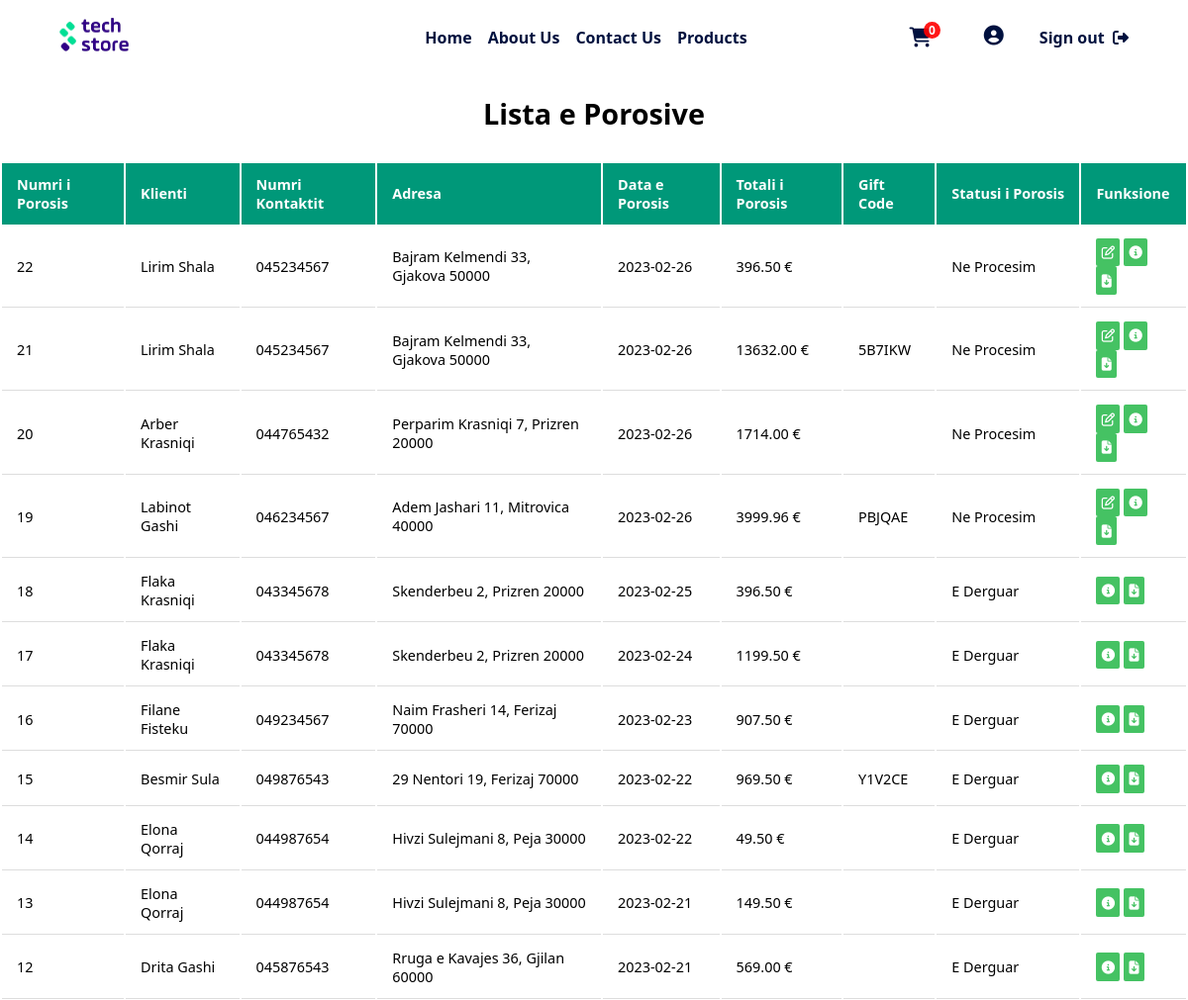
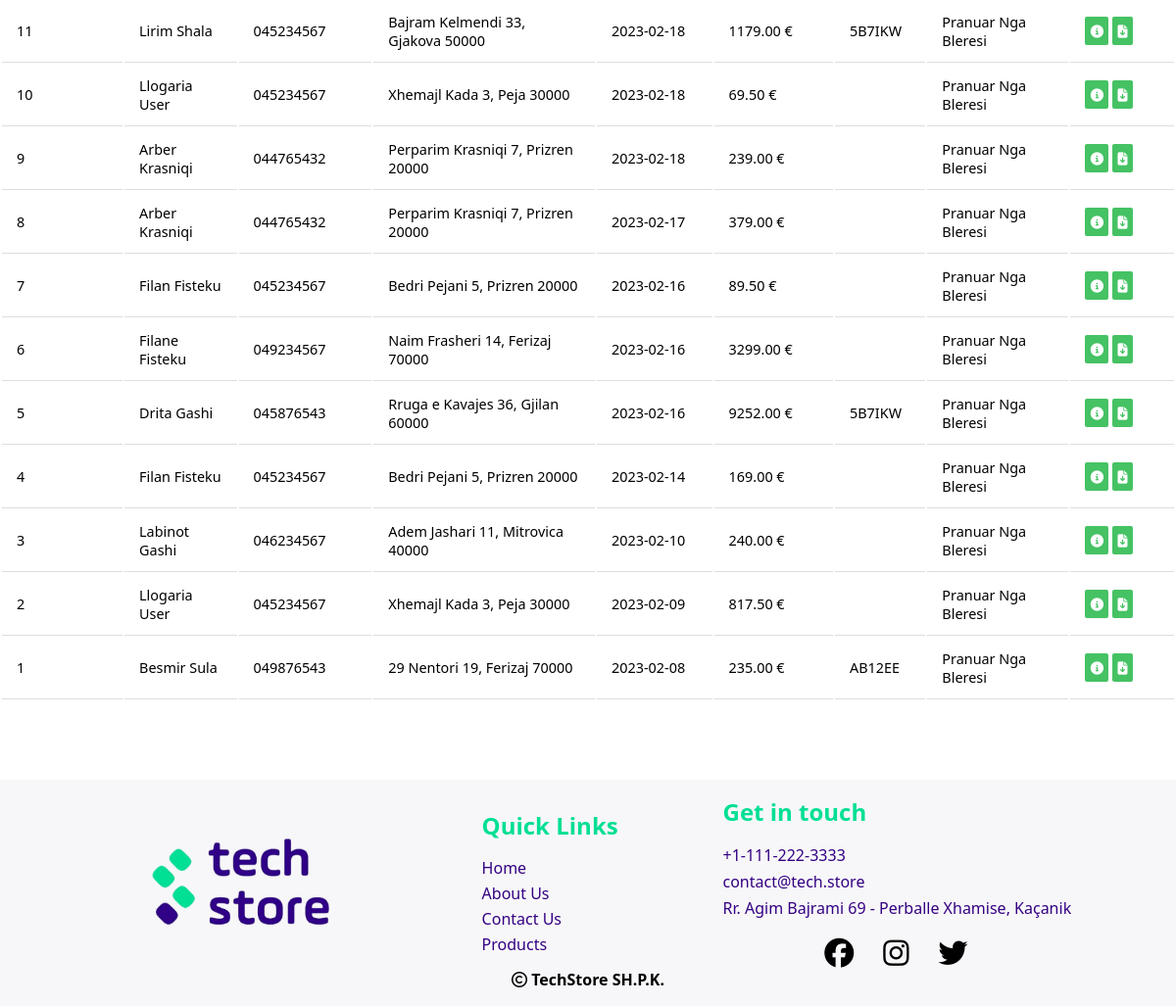
/php/admin/porositNgaKlientet.php (signed in), run on the app's committed database (2 pictures, top to bottom).
### tables this page shows
CREATE TABLE IF NOT EXISTS `porosit` (
  `nrPorosis` int(11) NOT NULL AUTO_INCREMENT,
  `idKlienti` int(11) DEFAULT NULL,
  `dataPorosis` date NOT NULL DEFAULT current_timestamp(),
  `TotaliPorosis` decimal(14,2) NOT NULL,
  `kodiZbritjes` char(6) DEFAULT NULL,
  `statusiPorosis` varchar(30) NOT NULL DEFAULT 'Ne Procesim',
  PRIMARY KEY (`nrPorosis`),
  KEY `FK_KlientiPorosia` (`idKlienti`)
);

CREATE TABLE IF NOT EXISTS `user` (
  `userID` int(11) NOT NULL AUTO_INCREMENT,
  `emri` varchar(20) NOT NULL,
  `mbiemri` varchar(30) DEFAULT NULL,
  `username` varchar(20) NOT NULL,
  `email` varchar(50) DEFAULT NULL,
  `password` varchar(60) NOT NULL,
  `aksesi` int(1) NOT NULL DEFAULT 0,
  PRIMARY KEY (`userID`)
);

CREATE TABLE IF NOT EXISTS `tedhenatuser` (
  `userID` int(11) NOT NULL,
  `nrKontaktit` varchar(30) DEFAULT NULL,
  `qyteti` varchar(30) DEFAULT NULL,
  `zipKodi` varchar(7) DEFAULT NULL,
  `adresa` varchar(50) DEFAULT NULL,
  UNIQUE KEY `userID` (`userID`),
  KEY `FK_UserTeDhenatUser` (`userID`)
);

### php/db/dbcon.php (called while the page is built)
<?php
class dbCon
{
    private $conn = '';
    private $hostiIDB = 'localhost';
    private $emriDB = 'techstoredb';
    private $dbUsername = 'root';
    private $dbPass = '';
    public function connDB()
    {
        try {
            $this->conn = new PDO(
                "mysql:host=$this->hostiIDB;dbname=$this->emriDB", $this->dbUsername, $this->dbPass,
                [PDO::ATTR_DEFAULT_FETCH_MODE => PDO::FETCH_ASSOC]
            );
        } catch (PDOException $pdoe) {
            die("Nuk mund të lidhej me bazën e të dhënave {$this->emriDB} :" . $pdoe->getMessage());
        }
        return $this->conn;
    }
}
?>

### php/CRUD/porosiaCRUD.php (called while the page is built, shortened)
<?php
require_once('../db/dbcon.php');
class porosiaCRUD extends dbCon
{
    private $dbConn;
    public function __construct($porosiaID = '', $produktiID = '', $userID = '', $qmimiProd = '', $sasiaPorositur = '', $qmimiTotal = '', $statusiPorosis = '', $kodiZbritjes = '')
    {
        $this->dbConn = $this->connDB();
    }
            ?>
            <?php
    public function shfaqTeGjithaPorosite()
    {
        try {
            $sql = "SELECT p.nrPorosis, u.emri, u.mbiemri,
                    tu.nrKontaktit, tu.qyteti, tu.zipKodi, tu.adresa, p.dataPorosis, p.TotaliPorosis, p.statusiPorosis, p.kodiZbritjes
                    from porosit p
                    inner join user u on u.userID = p.idKlienti
                    inner join tedhenatuser tu on u.userID = tu.userID
                    ORDER BY nrPorosis DESC;";
            $stm = $this->dbConn->prepare($sql);
            $stm->execute();
            return $stm->fetchAll();
        } catch (Exception $e) {
            return $e->getMessage();
        }
    }
}
?>

### php/admin/porositNgaKlientet.php (the view, shortened to what this page needs)
<?php
require_once('../CRUD/porosiaCRUD.php');
$porosiaCRUD = new porosiaCRUD();
$porosit = $porosiaCRUD->shfaqTeGjithaPorosite();
?>
<!DOCTYPE html>
<html lang="en">
<head>
  <link rel="stylesheet" href="../../css/mesazhetStyle.css" />
  <link rel="stylesheet" href="../../css/adminDashboard.css" />
</head>
<body>
  <?php include '../design/header.php' ?>
  <div class="containerDashboardP">
    <h1>Lista e Porosive</h1>
    <table>
      <tr>
        <th>Numri i Porosis</th>
        <th>Klienti</th>
        <th>Numri Kontaktit</th>
        <th>Adresa</th>
        <th>Data e Porosis</th>
        <th>Totali i Porosis</th>
        <th>Gift Code</th>
        <th>Statusi i Porosis</th>
        <th>Funksione</th>
      </tr>
      <?php
      foreach ($porosit as $porosia) {
        ?>
        <tr>
          <td>
            <?php echo $porosia['nrPorosis'] ?>
          </td>
          <td>
            <?php echo $porosia['emri'] . ' ' . $porosia['mbiemri'] ?>
          </td>
          <td>
            <?php echo $porosia['nrKontaktit'] ?>
          </td>
          <td>
            <?php echo $porosia['adresa'] . ', ' . $porosia['qyteti'] . ' ' . $porosia['zipKodi'] ?>
          </td>
          <td>
            <?php echo $porosia['dataPorosis'] ?>
          </td>
          <td>
            <?php echo $porosia['TotaliPorosis'] ?> €
          </td>
          <td>
            <?php echo $porosia['kodiZbritjes'] ?>
          </td>
          <td>
            <?php echo $porosia['statusiPorosis'] ?>
          </td>
          <td>
            <?php
            if ($porosia['statusiPorosis'] == 'Ne Procesim') {
              ?>
              <button class="edito"><a href="?porosiaID=<?php echo $porosia['nrPorosis'] ?>"><i
                    class="fa-regular">&#xf044;</i></a></button>
              <?php
            }
            ?>
            <button class="edito"><a
                href="../userPages/detajetPorosis.php?porosiaID=<?php echo $porosia['nrPorosis'] ?>"><i
                  class="fa-solid">&#xf05a;</i></a></button>
            <button class="edito"><a href="../funksione/fatura.php?nrPorosis=<?php echo $porosia['nrPorosis'] ?>"
                target="_blank"><i class="fa-solid">&#xf56d;</i></a></button>
          </td>
        </tr>
        <?php
      }
      ?>
    </table>
  </div>
  <?php
  include '../design/footer.php';
  include('../funksione/importimiScriptave.php') ?>
</body>
</html>

### css/adminDashboard.css (style rules this page uses)
.containerDashboardP { display: flex; justify-content: center; align-items: center; margin: 25px 0; font-size: 0.9em; min-width: 400px; flex-direction: column; gap: 2em; flex-wrap: wrap; }
.containerDashboardP tr th { background-color: #009879; color: #ffffff; text-align: left; font-weight: bold; }
.containerDashboardP th, .containerDashboardP td { padding: 12px 15px; }
.containerDashboardP tr td { border-bottom: 1px solid #dddddd; }
.edito { padding: 0.4em; background-color: #45c263; border: none; border-radius: 2px; }
.edito, .edito a { color: white; }

### css/footer.css (style rules this page uses)
.footer-nav li, a { list-style: none; color: #340182; padding-top: 4px; }
.footer-contact li, a { list-style: none; color: #340182; padding-top: 5px; }

### data on the page
porosit: nrPorosis "22", idKlienti.emri "Lirim", idKlienti.mbiemri "Shala", tedhenatuser.nrKontaktit "045234567", tedhenatuser.adresa "Bajram Kelmendi 33", tedhenatuser.qyteti "Gjakova", tedhenatuser.zipKodi "50000", dataPorosis "2023-02-26", TotaliPorosis "396.50", statusiPorosis "Ne Procesim"
porosit: nrPorosis "21", idKlienti.emri "Lirim", idKlienti.mbiemri "Shala", tedhenatuser.nrKontaktit "045234567", tedhenatuser.adresa "Bajram Kelmendi 33", tedhenatuser.qyteti "Gjakova", tedhenatuser.zipKodi "50000", dataPorosis "2023-02-26", TotaliPorosis "13632.00", kodiZbritjes "5B7IKW", statusiPorosis "Ne Procesim"
porosit: nrPorosis "20", idKlienti.emri "Arber", idKlienti.mbiemri "Krasniqi", tedhenatuser.nrKontaktit "044765432", tedhenatuser.adresa "Perparim Krasniqi 7", tedhenatuser.qyteti "Prizren", tedhenatuser.zipKodi "20000", dataPorosis "2023-02-26", TotaliPorosis "1714.00", statusiPorosis "Ne Procesim"
porosit: nrPorosis "19", idKlienti.emri "Labinot", idKlienti.mbiemri "Gashi", tedhenatuser.nrKontaktit "046234567", tedhenatuser.adresa "Adem Jashari 11", tedhenatuser.qyteti "Mitrovica", tedhenatuser.zipKodi "40000", dataPorosis "2023-02-26", TotaliPorosis "3999.96", kodiZbritjes "PBJQAE", statusiPorosis "Ne Procesim"
porosit: nrPorosis "18", idKlienti.emri "Flaka", idKlienti.mbiemri "Krasniqi", tedhenatuser.nrKontaktit "043345678", tedhenatuser.adresa "Skenderbeu 2", tedhenatuser.qyteti "Prizren", tedhenatuser.zipKodi "20000", dataPorosis "2023-02-25", TotaliPorosis "396.50", statusiPorosis "E Derguar"
porosit: nrPorosis "17", idKlienti.emri "Flaka", idKlienti.mbiemri "Krasniqi", tedhenatuser.nrKontaktit "043345678", tedhenatuser.adresa "Skenderbeu 2", tedhenatuser.qyteti "Prizren", tedhenatuser.zipKodi "20000", dataPorosis "2023-02-24", TotaliPorosis "1199.50", statusiPorosis "E Derguar"
porosit: nrPorosis "16", idKlienti.emri "Filane", idKlienti.mbiemri "Fisteku", tedhenatuser.nrKontaktit "049234567", tedhenatuser.adresa "Naim Frasheri 14", tedhenatuser.qyteti "Ferizaj", tedhenatuser.zipKodi "70000", dataPorosis "2023-02-23", TotaliPorosis "907.50", statusiPorosis "E Derguar"
porosit: nrPorosis "15", idKlienti.emri "Besmir", idKlienti.mbiemri "Sula", tedhenatuser.nrKontaktit "049876543", tedhenatuser.adresa "29 Nentori 19", tedhenatuser.qyteti "Ferizaj", tedhenatuser.zipKodi "70000", dataPorosis "2023-02-22", TotaliPorosis "969.50", kodiZbritjes "Y1V2CE", statusiPorosis "E Derguar"
porosit: nrPorosis "14", idKlienti.emri "Elona", idKlienti.mbiemri "Qorraj", tedhenatuser.nrKontaktit "044987654", tedhenatuser.adresa "Hivzi Sulejmani 8", tedhenatuser.qyteti "Peja", tedhenatuser.zipKodi "30000", dataPorosis "2023-02-22", TotaliPorosis "49.50", statusiPorosis "E Derguar"
porosit: nrPorosis "13", idKlienti.emri "Elona", idKlienti.mbiemri "Qorraj", tedhenatuser.nrKontaktit "044987654", tedhenatuser.adresa "Hivzi Sulejmani 8", tedhenatuser.qyteti "Peja", tedhenatuser.zipKodi "30000", dataPorosis "2023-02-21", TotaliPorosis "149.50", statusiPorosis "E Derguar"
porosit: nrPorosis "12", idKlienti.emri "Drita", idKlienti.mbiemri "Gashi", tedhenatuser.nrKontaktit "045876543", tedhenatuser.adresa "Rruga e Kavajes 36", tedhenatuser.qyteti "Gjilan", tedhenatuser.zipKodi "60000", dataPorosis "2023-02-21", TotaliPorosis "569.00", statusiPorosis "E Derguar"
porosit: nrPorosis "11", idKlienti.emri "Lirim", idKlienti.mbiemri "Shala", tedhenatuser.nrKontaktit "045234567", tedhenatuser.adresa "Bajram Kelmendi 33", tedhenatuser.qyteti "Gjakova", tedhenatuser.zipKodi "50000", dataPorosis "2023-02-18", TotaliPorosis "1179.00", kodiZbritjes "5B7IKW", statusiPorosis "Pranuar Nga Bleresi"
porosit: nrPorosis "10", idKlienti.emri "Llogaria", idKlienti.mbiemri "User", tedhenatuser.nrKontaktit "045234567", tedhenatuser.adresa "Xhemajl Kada 3", tedhenatuser.qyteti "Peja", tedhenatuser.zipKodi "30000", dataPorosis "2023-02-18", TotaliPorosis "69.50", statusiPorosis "Pranuar Nga Bleresi"
porosit: nrPorosis "9", idKlienti.emri "Arber", idKlienti.mbiemri "Krasniqi", tedhenatuser.nrKontaktit "044765432", tedhenatuser.adresa "Perparim Krasniqi 7", tedhenatuser.qyteti "Prizren", tedhenatuser.zipKodi "20000", dataPorosis "2023-02-18", TotaliPorosis "239.00", statusiPorosis "Pranuar Nga Bleresi"
porosit: nrPorosis "8", idKlienti.emri "Arber", idKlienti.mbiemri "Krasniqi", tedhenatuser.nrKontaktit "044765432", tedhenatuser.adresa "Perparim Krasniqi 7", tedhenatuser.qyteti "Prizren", tedhenatuser.zipKodi "20000", dataPorosis "2023-02-17", TotaliPorosis "379.00", statusiPorosis "Pranuar Nga Bleresi"
porosit: nrPorosis "7", idKlienti.emri "Filan", idKlienti.mbiemri "Fisteku", tedhenatuser.nrKontaktit "045234567", tedhenatuser.adresa "Bedri Pejani 5", tedhenatuser.qyteti "Prizren", tedhenatuser.zipKodi "20000", dataPorosis "2023-02-16", TotaliPorosis "89.50", statusiPorosis "Pranuar Nga Bleresi"
porosit: nrPorosis "6", idKlienti.emri "Filane", idKlienti.mbiemri "Fisteku", tedhenatuser.nrKontaktit "049234567", tedhenatuser.adresa "Naim Frasheri 14", tedhenatuser.qyteti "Ferizaj", tedhenatuser.zipKodi "70000", dataPorosis "2023-02-16", TotaliPorosis "3299.00", statusiPorosis "Pranuar Nga Bleresi"
porosit: nrPorosis "5", idKlienti.emri "Drita", idKlienti.mbiemri "Gashi", tedhenatuser.nrKontaktit "045876543", tedhenatuser.adresa "Rruga e Kavajes 36", tedhenatuser.qyteti "Gjilan", tedhenatuser.zipKodi "60000", dataPorosis "2023-02-16", TotaliPorosis "9252.00", kodiZbritjes "5B7IKW", statusiPorosis "Pranuar Nga Bleresi"
porosit: nrPorosis "4", idKlienti.emri "Filan", idKlienti.mbiemri "Fisteku", tedhenatuser.nrKontaktit "045234567", tedhenatuser.adresa "Bedri Pejani 5", tedhenatuser.qyteti "Prizren", tedhenatuser.zipKodi "20000", dataPorosis "2023-02-14", TotaliPorosis "169.00", statusiPorosis "Pranuar Nga Bleresi"
porosit: nrPorosis "3", idKlienti.emri "Labinot", idKlienti.mbiemri "Gashi", tedhenatuser.nrKontaktit "046234567", tedhenatuser.adresa "Adem Jashari 11", tedhenatuser.qyteti "Mitrovica", tedhenatuser.zipKodi "40000", dataPorosis "2023-02-10", TotaliPorosis "240.00", statusiPorosis "Pranuar Nga Bleresi"
porosit: nrPorosis "2", idKlienti.emri "Llogaria", idKlienti.mbiemri "User", tedhenatuser.nrKontaktit "045234567", tedhenatuser.adresa "Xhemajl Kada 3", tedhenatuser.qyteti "Peja", tedhenatuser.zipKodi "30000", dataPorosis "2023-02-09", TotaliPorosis "817.50", statusiPorosis "Pranuar Nga Bleresi"
porosit: nrPorosis "1", idKlienti.emri "Besmir", idKlienti.mbiemri "Sula", tedhenatuser.nrKontaktit "049876543", tedhenatuser.adresa "29 Nentori 19", tedhenatuser.qyteti "Ferizaj", tedhenatuser.zipKodi "70000", dataPorosis "2023-02-08", TotaliPorosis "235.00", kodiZbritjes "AB12EE", statusiPorosis "Pranuar Nga Bleresi"
